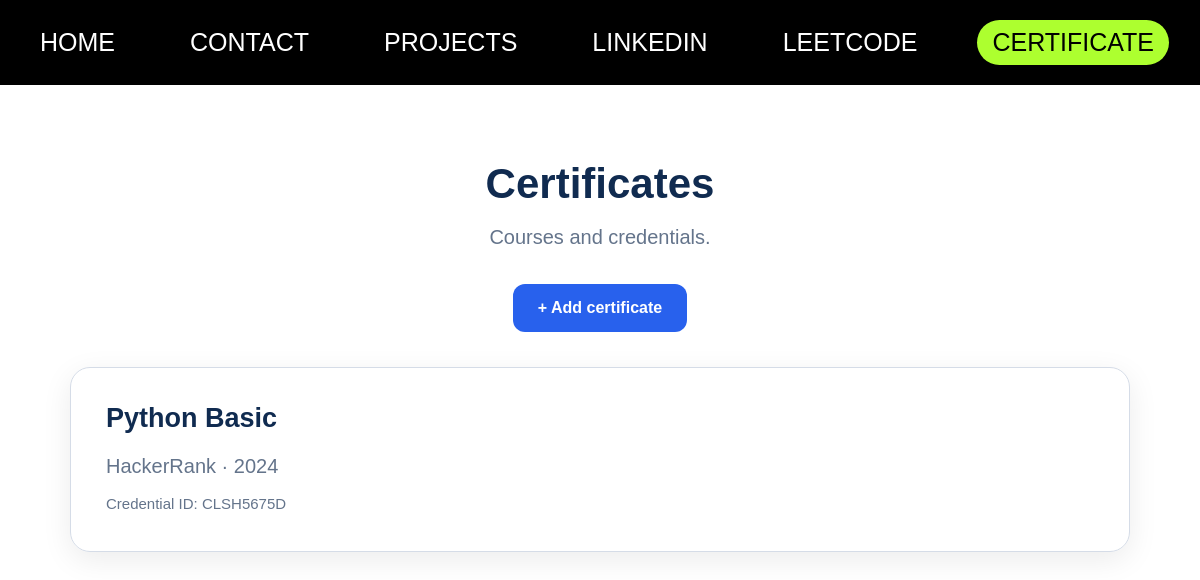
The app's page /certificate/ with its own data.
### anonymous/models.py (models this page shows, shortened)
class Certificate(models.Model):
    name = models.CharField(max_length=200)
    issuing_organization = models.CharField(max_length=200)
    issue_date = models.DateField()
    credential_id = models.CharField(
        max_length=200,
        blank=True,
        null=True
    )

### anonymous/views.py (the view)
# urls.py: path('certificate/', views.certificate, name='certificate'),
def certificate(request):
    certificate_form = CertificateForm()
    if request.method == "POST":
        certificate_form = CertificateForm(request.POST)
        if certificate_form.is_valid():
            certificate_form.save()
            return redirect("certificate")
    all_certificates = Certificate.objects.all().order_by("-issue_date")
    return render(request, "certificate.html", {
        "certificate_form": certificate_form,
        "certificates": all_certificates,
    })

### anonymous/templates/certificate.html (shortened to what this page needs)
{%load static%}
<!doctype html>
<html lang="en">
  <head>
    <link rel="stylesheet" href="{% static 'css/certificate.css' %}">
  </head>
  <body>
    <nav>
      <ul>
        <li><a href="/">HOME</a></li>
        <li><a href="/contact/">CONTACT</a></li>
        <li><a href="/projects/">PROJECTS</a></li>
        <li><a href="/linkedin/">LINKEDIN</a></li>
        <li><a href="/leetcode/">LEETCODE</a></li>
        <li><a href="/certificate/" class="active">CERTIFICATE</a></li>
      </ul>
    </nav>
    <main class="certificate-container">
        <header class="page-header">
            <h1>Certificates</h1>
            <p>Courses and credentials.</p>
            <button type="button" id="addButton" class="add-button">
                + Add certificate
            </button>
        </header>
        <section class="certificate-list">
            {% for certificate in certificates %}
                <article class="certificate-card">
                    <div class="certificate-details">
                        <h2>{{ certificate.name }}</h2>
                        <p>
                            {{ certificate.issuing_organization }}
                            · {{ certificate.issue_date|date:"Y" }}
                        </p>
                        {% if certificate.credential_id %}
                            <p class="credential-id">
                                Credential ID: {{ certificate.credential_id }}
                            </p>
                        {% endif %}
                    </div>
                </article>
            {% empty %}
                <p class="empty-message">
                    No certificates yet. Click "+ Add certificate" to add your first one.
                </p>
            {% endfor %}
        </section>
    </main>
  </body>
</html>

### static/css/certificate.css (style rules this page uses)
* { margin: 0; padding: 0; box-sizing: border-box; }
body { font-family: Arial, Helvetica, sans-serif; background-color: white; color: #102b50; }
nav { width: 100%; padding: 20px 25px; background-color: black; overflow-x: auto; }
nav ul { display: flex; align-items: center; justify-content: space-evenly; gap: 45px; min-width: max-content; list-style: none; }
nav ul li a { display: inline-block; padding: 8px 15px; color: white; text-decoration: none; border-radius: 25px; font-size: 25px; font-weight: 400; white-space: nowrap; }
nav ul li a.active { background-color: greenyellow; color: black; }
.certificate-container { width: 100%; max-width: 1100px; margin: 75px auto 40px; padding: 0 20px; }
.page-header { text-align: center; }
.page-header h1 { margin-bottom: 18px; font-size: 42px; color: #102b50; }
.page-header p { margin-bottom: 35px; font-size: 20px; color: #64748b; }
.add-button, .save-button { padding: 15px 25px; background: #2861ed; color: white; border: none; border-radius: 12px; font-size: 16px; font-weight: bold; cursor: pointer; }
.certificate-list { margin: 35px auto; }
.certificate-card { display: flex; align-items: center; justify-content: space-between; gap: 20px; margin: 22px auto; padding: 35px; border: 1px solid #d5dce7; border-radius: 20px; box-shadow: 0 8px 30px rgba(0, 0, 0, 0.08); overflow-wrap: anywhere; }
.certificate-card h2 { margin-bottom: 16px; color: #102b50; font-size: 27px; }
.certificate-card p { color: #64748b; font-size: 20px; line-height: 1.6; }
.certificate-card .credential-id { margin-top: 10px; font-size: 15px; }

### records on screen
Certificate: name "Python Basic", issuing_organization "HackerRank", issue_date "2024", credential_id "CLSH5675D"
